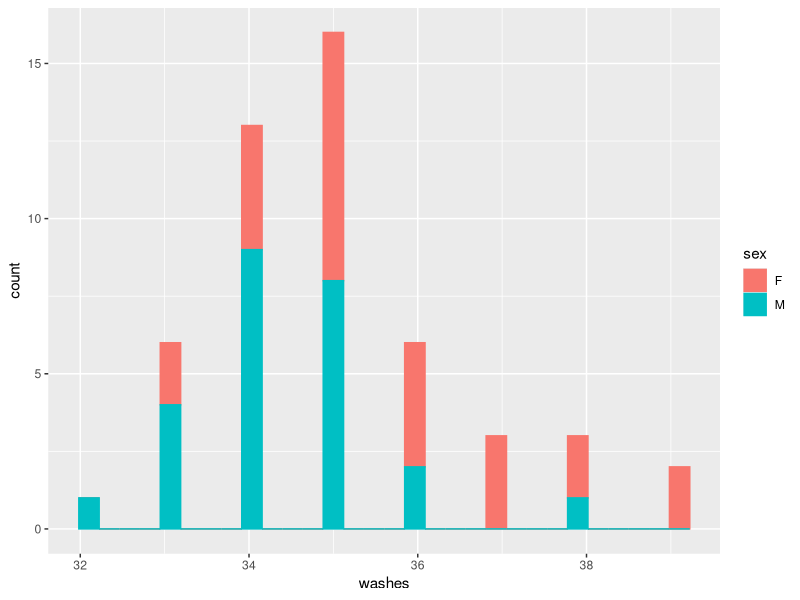
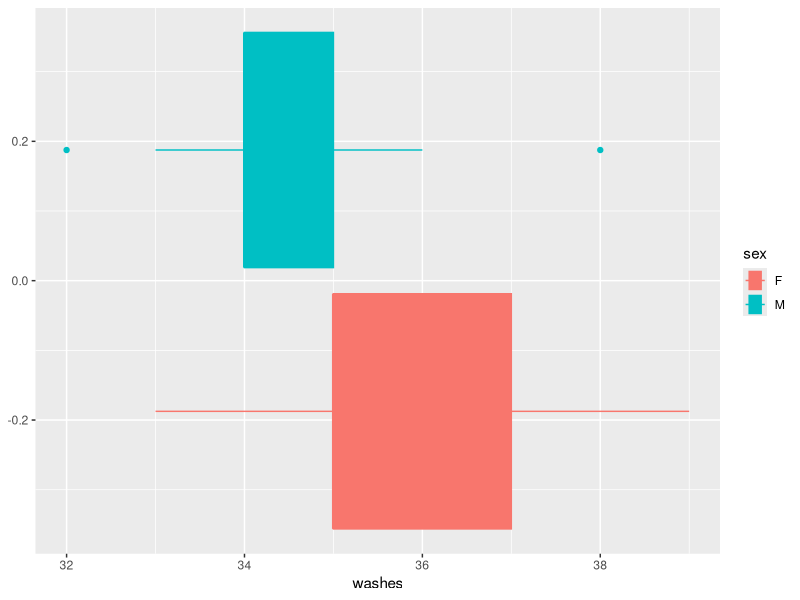
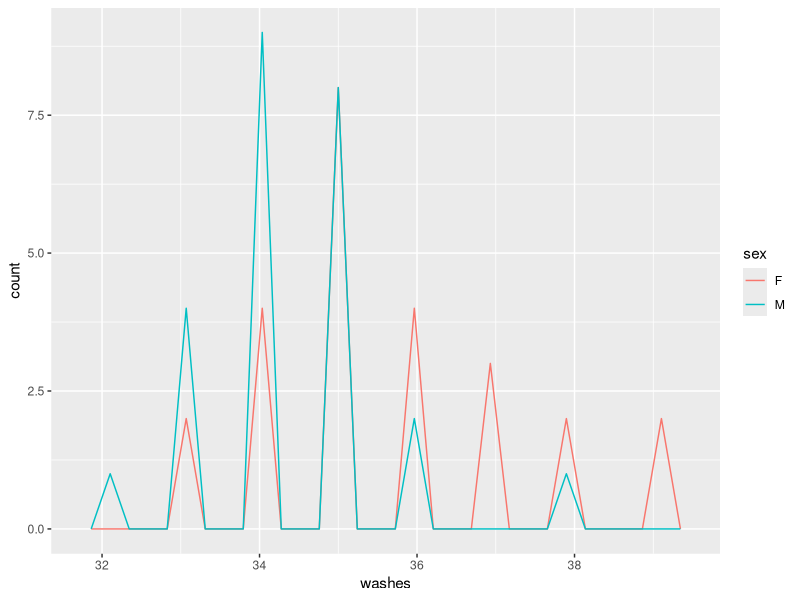
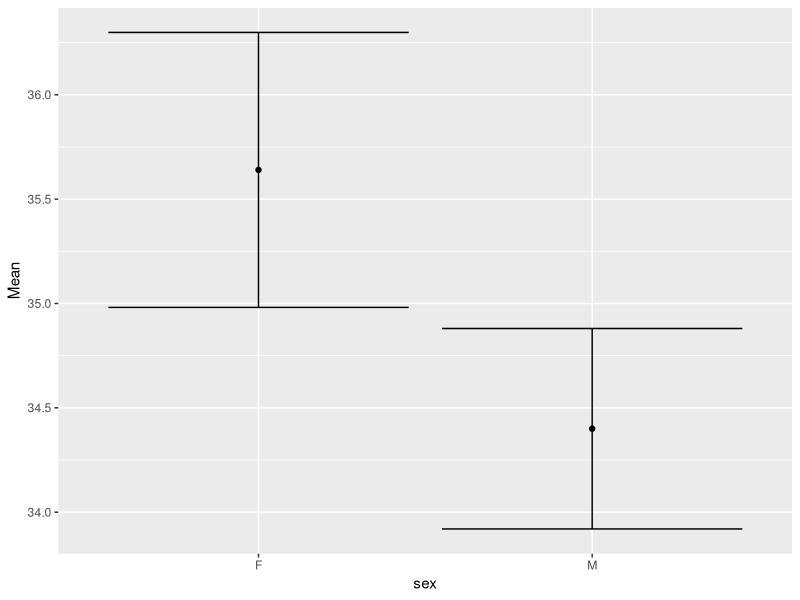

Generate these figures, in order, with R:
## ---- chunk 1

library(tidyverse)
library(ggplot2)

raw_data <- read_csv("HandWashingData.csv")

## ---- chunk 2

data <- raw_data %>% group_by(sex) %>% mutate(Mean = mean(washes), sds=sd(washes), count=n(), ses=sds/sqrt(count), cis=1.96*ses)

## ---- chunk 3

summary_table <- data %>% summarise(Mean = mean(washes), sds=sd(washes), count=n(), ses=sds/sqrt(count), cis=1.96*ses)

## ---- chunk 4

plot <- ggplot(data, aes(x=washes, color=sex, fill=sex))

## ---- chunk 5
plot + geom_histogram()

## ---- chunk 6

plot + geom_boxplot()

## ---- chunk 7

plot + geom_freqpoly()

## ---- chunk 8

ggplot(summary_table, aes(x=sex, y=Mean)) + geom_point() + geom_errorbar(aes(ymin = Mean - cis, ymax = Mean + cis))
